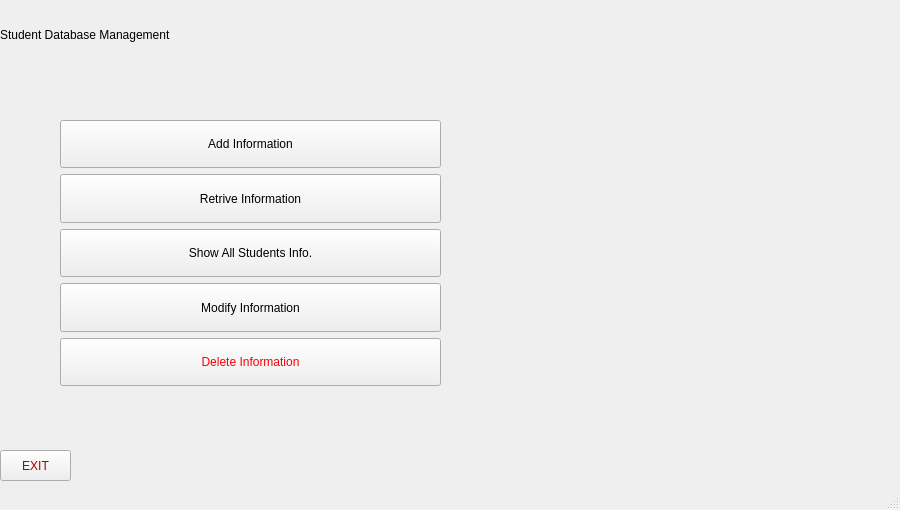
<?xml version="1.0" encoding="UTF-8"?>
<ui version="4.0">
 <class>MainWindow</class>
 <widget class="QMainWindow" name="MainWindow">
  <property name="geometry">
   <rect>
    <x>0</x>
    <y>0</y>
    <width>900</width>
    <height>510</height>
   </rect>
  </property>
  <property name="minimumSize">
   <size>
    <width>900</width>
    <height>510</height>
   </size>
  </property>
  <property name="maximumSize">
   <size>
    <width>900</width>
    <height>510</height>
   </size>
  </property>
  <property name="windowTitle">
   <string>MainWindow</string>
  </property>
  <property name="autoFillBackground">
   <bool>false</bool>
  </property>
  <property name="styleSheet">
   <string notr="true">background-image: url(:/Database/background.jpg);
font: 75 10pt &quot;MS Shell Dlg 2&quot;;
color: rgb(170, 0, 0);</string>
  </property>
  <widget class="QWidget" name="centralwidget">
   <widget class="QLabel" name="label">
    <property name="geometry">
     <rect>
      <x>0</x>
      <y>0</y>
      <width>700</width>
      <height>70</height>
     </rect>
    </property>
    <property name="styleSheet">
     <string notr="true">font: 36pt &quot;Dutch801 XBd BT&quot;;
color: rgb(0, 0, 0);</string>
    </property>
    <property name="text">
     <string>Student Database Management</string>
    </property>
   </widget>
   <widget class="QWidget" name="layoutWidget">
    <property name="geometry">
     <rect>
      <x>60</x>
      <y>120</y>
      <width>381</width>
      <height>266</height>
     </rect>
    </property>
    <layout class="QVBoxLayout" name="verticalLayout">
     <item>
      <widget class="QPushButton" name="pushButton">
       <property name="sizePolicy">
        <sizepolicy hsizetype="Preferred" vsizetype="Preferred">
         <horstretch>0</horstretch>
         <verstretch>0</verstretch>
        </sizepolicy>
       </property>
       <property name="styleSheet">
        <string notr="true">font: 75 16pt &quot;Microsoft YaHei&quot;;
color: rgb(0, 0, 0);</string>
       </property>
       <property name="text">
        <string>Add Information</string>
       </property>
      </widget>
     </item>
     <item>
      <widget class="QPushButton" name="pushButton_retrive">
       <property name="sizePolicy">
        <sizepolicy hsizetype="Preferred" vsizetype="Preferred">
         <horstretch>0</horstretch>
         <verstretch>0</verstretch>
        </sizepolicy>
       </property>
       <property name="styleSheet">
        <string notr="true">font: 75 16pt &quot;Microsoft YaHei&quot;;
color: rgb(0, 0, 0);</string>
       </property>
       <property name="text">
        <string>Retrive Information</string>
       </property>
      </widget>
     </item>
     <item>
      <widget class="QPushButton" name="pushButton_showAll">
       <property name="sizePolicy">
        <sizepolicy hsizetype="Preferred" vsizetype="Preferred">
         <horstretch>0</horstretch>
         <verstretch>0</verstretch>
        </sizepolicy>
       </property>
       <property name="styleSheet">
        <string notr="true">font: 75 16pt &quot;Microsoft YaHei&quot;;
color: rgb(0, 0, 0);</string>
       </property>
       <property name="text">
        <string>Show All Students Info.</string>
       </property>
      </widget>
     </item>
     <item>
      <widget class="QPushButton" name="pushButton_modify">
       <property name="sizePolicy">
        <sizepolicy hsizetype="Preferred" vsizetype="Preferred">
         <horstretch>0</horstretch>
         <verstretch>0</verstretch>
        </sizepolicy>
       </property>
       <property name="styleSheet">
        <string notr="true">font: 75 16pt &quot;Microsoft YaHei&quot;;
color: rgb(0, 0, 0);</string>
       </property>
       <property name="text">
        <string>Modify Information</string>
       </property>
      </widget>
     </item>
     <item>
      <widget class="QPushButton" name="pushButton_5">
       <property name="sizePolicy">
        <sizepolicy hsizetype="Preferred" vsizetype="Preferred">
         <horstretch>0</horstretch>
         <verstretch>0</verstretch>
        </sizepolicy>
       </property>
       <property name="styleSheet">
        <string notr="true">font: 75 16pt &quot;Microsoft YaHei&quot;;
color: rgb(255, 0, 0);</string>
       </property>
       <property name="text">
        <string>Delete Information</string>
       </property>
      </widget>
     </item>
    </layout>
   </widget>
   <widget class="QPushButton" name="pushButton_2">
    <property name="geometry">
     <rect>
      <x>0</x>
      <y>450</y>
      <width>71</width>
      <height>31</height>
     </rect>
    </property>
    <property name="styleSheet">
     <string notr="true">font: 20pt &quot;Impact&quot;;
color: rgb(170, 0, 0);</string>
    </property>
    <property name="text">
     <string>EXIT</string>
    </property>
   </widget>
  </widget>
  <widget class="QStatusBar" name="statusbar"/>
 </widget>
 <resources/>
 <connections/>
</ui>
